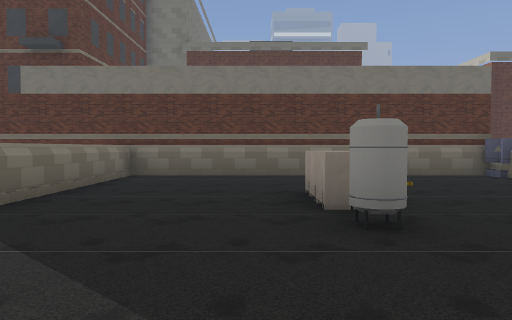
[1] (above)

16 first-person views from a walk through a Godot game level. The camera is 1.3 m above the floor, tilts 2° down and sees 70° across. The floor is counted in squares, 2 m on a side. Each view is taken from the middle of a square. On the plan, view 1 faces up. The plan holds only what a view shows up to about 11 squares ahead; the rest is blank. The place goes on beyond the plan. Some surface patterns are stand-ins.

[2]
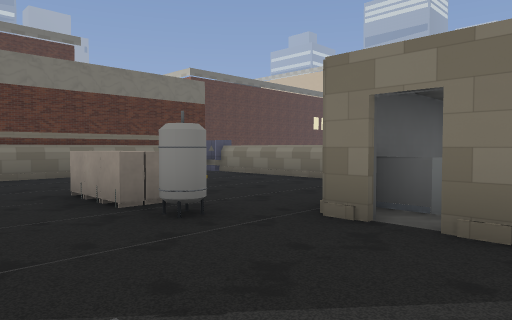

[3]
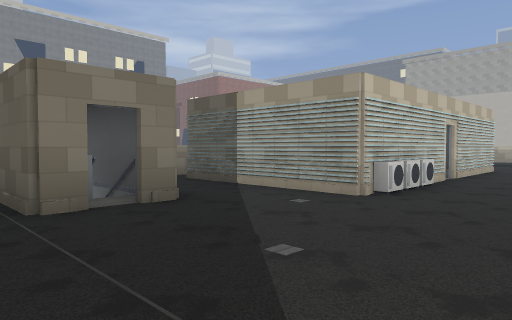

[4]
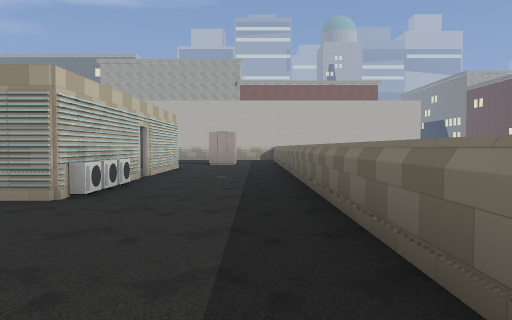

[5]
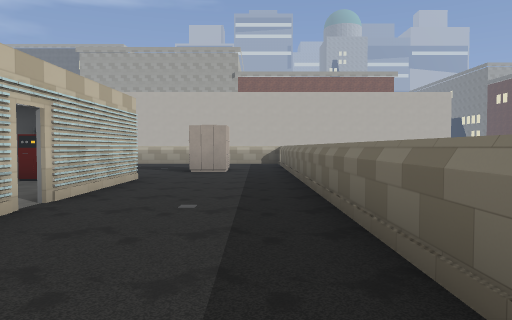

[6]
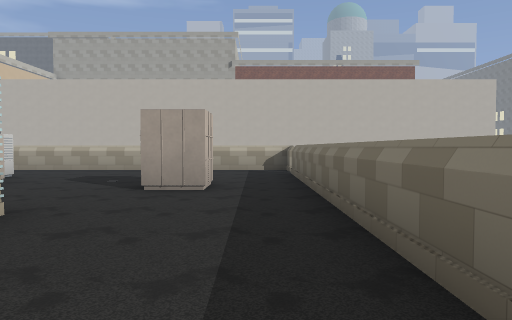

[7]
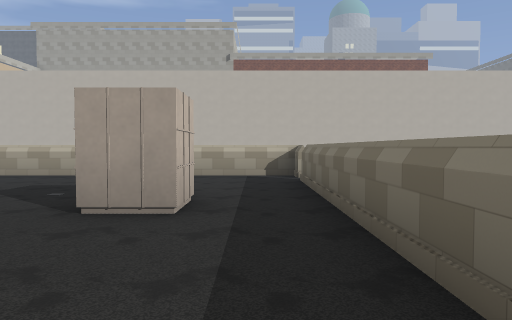

[8]
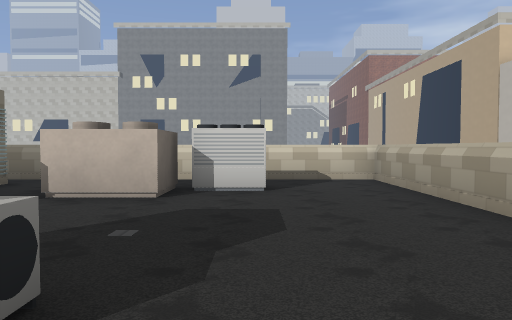

[9]
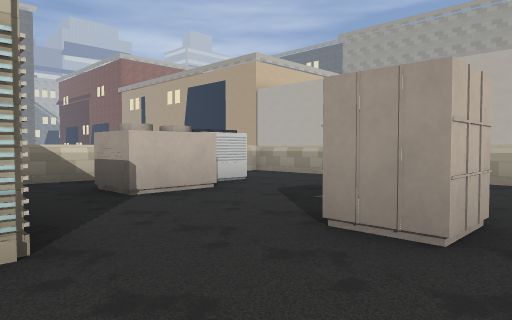

[10]
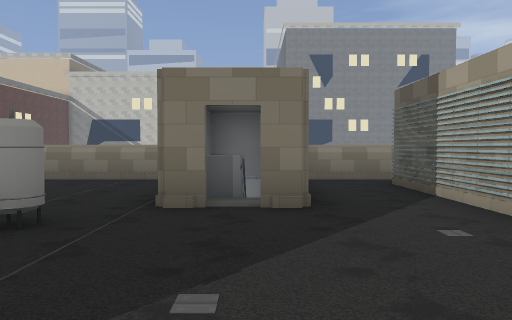

[11]
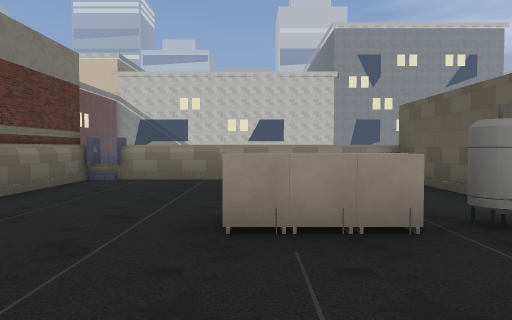

[12]
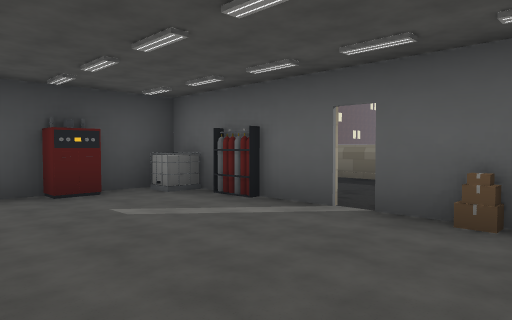

[13]
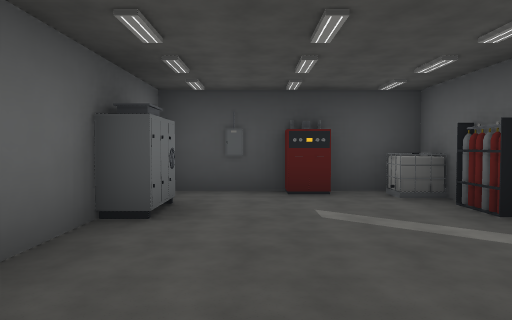

[14]
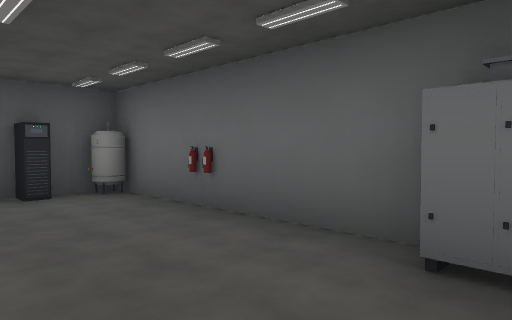

[15]
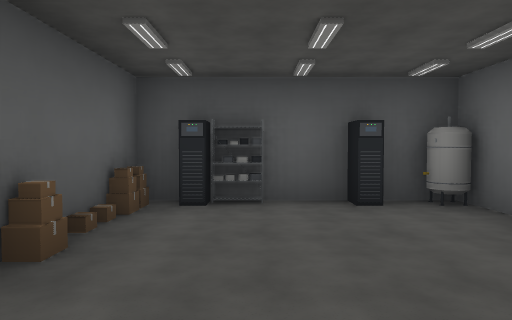

[16]
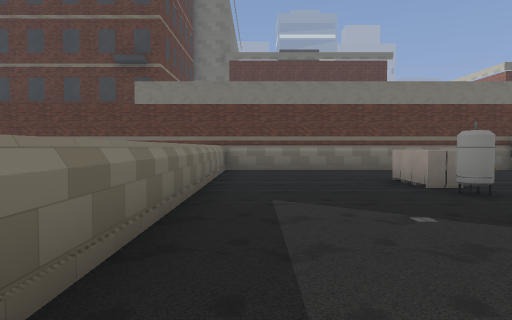

### Floor plan
Ten units are one square. View 1 is at (0, 0); x grows to the right and y downward. Boxes are objects, and circles mark ways between rooms. Rooms are numbered by the first view taken in them; rooms with no view inside come last. Other rooms are left out.
<svg viewBox="-35 -91 98 250">
<path fill="none" stroke="#000" d="M6 25 6 36M4 35 4 24M31 16 15 16M19 -4 19 -10M6 52 6 64M19 -15 19 -21 54 -21 54 -70M4 65 4 52M39 74 39 63 45 63 45 17M25 84 42 84M-12 115 -12 105 -2 105M39 118 26 118 26 103M34 132 34 120M58 -84 -29 -84 -29 142M55 -86 -30 -86M-29 148 -29 154 -4 154M12 154 34 154M26 103 39 103M34 154 54 154 54 79M38 -12 29 -12M54 21 54 0M14 14 45 14"/>
<rect x="-15" y="115" width="10" height="10" fill="#bbb"><title>other object</title></rect>
<rect x="-5" y="25" width="10" height="10" fill="#bbb"><title>other object</title></rect>
<rect x="-5" y="15" width="10" height="10" fill="#bbb"><title>other object</title></rect>
<rect x="5" y="75" width="10" height="10" fill="#bbb"><title>other object</title></rect>
<rect x="5" y="65" width="10" height="10" fill="#bbb"><title>other object</title></rect>
<rect x="5" y="35" width="10" height="10" fill="#bbb"><title>box</title></rect>
<rect x="5" y="15" width="10" height="10" fill="#bbb"><title>cabinet</title></rect>
<rect x="5" y="-35" width="10" height="10" fill="#bbb"><title>tank</title></rect>
<rect x="5" y="-45" width="10" height="10" fill="#bbb"><title>other object</title></rect>
<rect x="5" y="-55" width="10" height="10" fill="#bbb"><title>other object</title></rect>
<rect x="15" y="75" width="10" height="10" fill="#bbb"><title>other object</title></rect>
<rect x="15" y="15" width="10" height="10" fill="#bbb"><title>shelf</title></rect>
<rect x="25" y="15" width="10" height="10" fill="#bbb"><title>cabinet</title></rect>
<rect x="35" y="35" width="10" height="10" fill="#bbb"><title>fire extinguisher</title></rect>
<rect x="35" y="15" width="10" height="10" fill="#bbb"><title>tank</title></rect>
<circle cx="35" cy="95" r="3" fill="#2a7"/>
<circle cx="40" cy="145" r="3" fill="#2a7"/>
<circle cx="25" cy="0" r="3" fill="#2a7"/>
<circle cx="40" cy="10" r="3" fill="#2a7"/>
<text x="10" y="20">1</text>
<text x="50" y="120">2</text>
<text x="40" y="0">3</text>
</svg>
Room 1 opens to room 2. Room 1 opens to room 3.

Where each view was taken, in squares from view 1:
view 1: 0 up, 0 right, facing up
view 2: 0 up, 1 left, facing up-right
view 3: 3 up, 2 left, facing down-right
view 4: 3 up, 2 left, facing down
view 5: 1 down, 2 left, facing down
view 6: 5 down, 2 left, facing down
view 7: 7 down, 2 left, facing down
view 8: 13 down, 2 left, facing right
view 9: 8 down, 2 left, facing down-right
view 10: 1 up, 2 left, facing right
view 11: 5 up, 2 left, facing right
view 12: 3 down, 4 right, facing down-left
view 13: 3 down, 3 right, facing down
view 14: 7 down, 2 right, facing up-right
view 15: 6 down, 2 right, facing up
view 16: 2 down, 2 left, facing up
